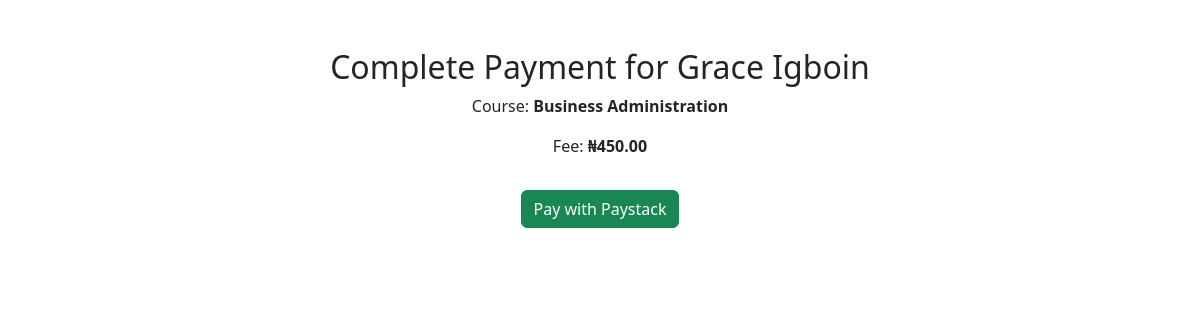
Page /registration/start-payment/23/ on the committed database.
### registration/models.py (models this page shows, shortened)
class Student(models.Model):
    SEX_CHOICES=[
        ('M','male'),
        ('F','female'),
        ('Others','others')
    ]
    name=models.CharField(max_length=200)
    email=models.EmailField(max_length=200)
    address=models.TextField()
    phone=models.CharField(max_length=200)
    sex=models.CharField(max_length=20, choices=SEX_CHOICES)
    course=models.ForeignKey(Course, on_delete=models.SET_NULL, null=True)
    image=models.ImageField(upload_to='student')
    date=models.DateTimeField(auto_now_add=True)

class Course(models.Model):
    name=models.CharField(max_length=200, unique=True)
    fee=models.DecimalField(max_digits=10, decimal_places=2)

### registration/views.py (the view)
# urls.py: path('start-payment/<int:student_id>/', views.start_payment, name='start_payment'),
def start_payment(request, student_id):
    student = get_object_or_404(Student, id=student_id)
    return render(request, 'items/payment.html', {'student': student, 'amount': student.course.fee})

### Items/templates/items/payment.html (shortened to what this page needs)
<!DOCTYPE html>
<html lang="en">
<head>
  <link href="https://cdn.jsdelivr.net/npm/bootstrap@5.3.0/dist/css/bootstrap.min.css" rel="stylesheet">
</head>
<body>
<div class="container mt-5 text-center">
  <h2>Complete Payment for {{ student.name }}</h2>
  <p>Course: <strong>{{ student.course.name }}</strong></p>
  <p>Fee: <strong>&#8358;{{ amount|floatformat:2 }}</strong></p>
  <button class="btn btn-success mt-3" onclick="payWithPaystack()">Pay with Paystack</button>
</div>
</body>
</html>

### rows in the picture
Student: name "Grace Igboin", course.name "Business Administration"
Course: fee "450.00"
